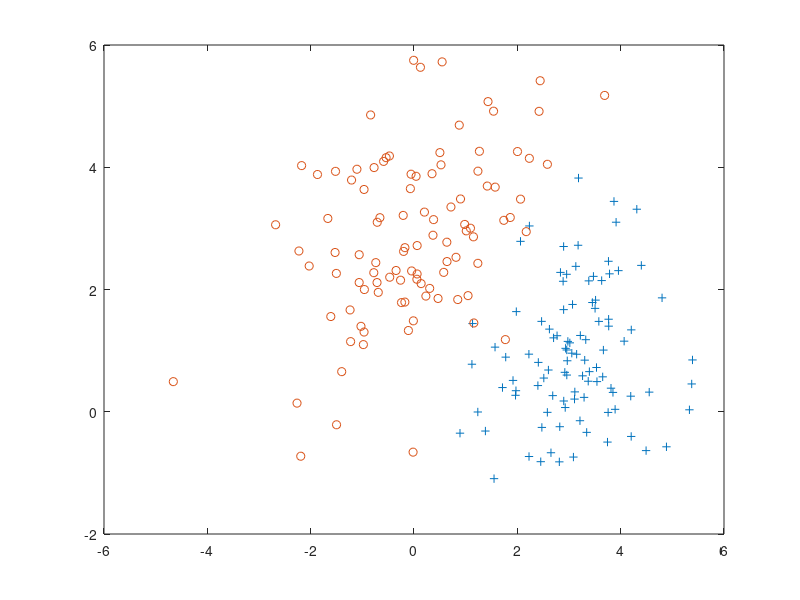

The MATLAB script that drew this image: (Note: this script raises an error after producing the figure.)
%% EC 503: Learning from Data                                            %% 
%% Boston University                                                     %%  
%% Fall 2018, ProjectAXE                                                 %%
%%%%%%%%%%%%%%%%%%%%%%%%%%%%%%%%%%%%%%%%%%%%%%%%%%%%%%%%%%%%%%%%%%%%%%%%%%%
%EM aglorith for a Gaussian mixture model with different types of         %
%initialization                                                           %                                                              %
%data set properties:                                                     %
% x_data- n*d matrix .n-number of samples , d-dimension of samples        %
% y_data- n*1 vector.It is the ground truth labels for x_data.            %
% miss ratio should be greater than 0

%%
%%set parameters for sampling
%%
%%set parameters for sampling
clc
clear all
rng default 
rng default 
samples_num=200;
mu1 = [3 1];
sigma1 = [1 0; 0 1];
R1 = mvnrnd(mu1,sigma1,100);
mu2 = [0 3];
sigma2 = [2 1; 1 2];
R2 = mvnrnd(mu2,sigma2,100);

figure(1)
plot(R1(:,1),R1(:,2),'+')
hold on
plot(R2(:,1),R2(:,2),'o')

y_data=ones(samples_num,1);
y_data(101:samples_num)=2;
x_data=[R1;R2];
[n,d]=size(x_data);

K=2;
%%
%%remove some data
x_miss = x_data;
miss_ratio = 0.3;
x_miss(rand(n,d)<miss_ratio) = NaN;
y_miss=y_data;
y_miss(sum(isnan(x_miss),2)==2)=[];
% remove rows that have only NaN values
x_miss(sum(isnan(x_miss),2)==2,:) = [];
x_data=x_miss;
%%
y_predicted_rnd=EM(x_data,K,'random',500,10^-5);
y_predicted_rnd_data=EM(x_data,K,'data_random',500,10^-5);
[y_predicted_k_means,mu_miss,sigma_miss]=EM(x_data,K,'k_means',500,10^-5);



%%
%results
ccr_random=label_clustring_ccr(y_predicted_rnd,K,y_miss);
ccr_data_random=label_clustring_ccr(y_predicted_rnd_data,K,y_miss);
ccr_k_means=label_clustring_ccr(y_predicted_k_means,K,y_miss);



%ploting results 
figure(1)
g1=gmdistribution(mu1,sigma1);
g2=gmdistribution(mu2,sigma2);
F1=@(x,y) pdf(g1,[x,y])
F2=@(x,y) pdf(g2,[x,y])
plot(x_data(y_miss==1,1),x_data(y_miss==1,2),'+')
hold on

plot(x_data(y_miss==2,1),x_data(y_miss==2,2),'o')
ezcontour(F1)
ezcontour(F2)
title('2d gaussian data set  missing ratio 0 %')

figure(2)
g1_miss=gmdistribution(mu_miss(1,:),sigma_miss(:,:,1));
g2_miss=gmdistribution(mu_miss(2,:),sigma_miss(:,:,2));
F1_miss=@(x,y) pdf(g1_miss,[x,y])
F2_miss=@(x,y) pdf(g2_miss,[x,y])
plot(x_data(y_predicted_k_means==1,1),x_data(y_predicted_k_means==1,2),'+')
hold on
ezcontour(F1_miss)
ezcontour(F2_miss)
plot(x_data(y_predicted_k_means==2,1),x_data(y_predicted_k_means==2,2),'o')
title('2d gaussian clustering result   missing ratio 30 %')

